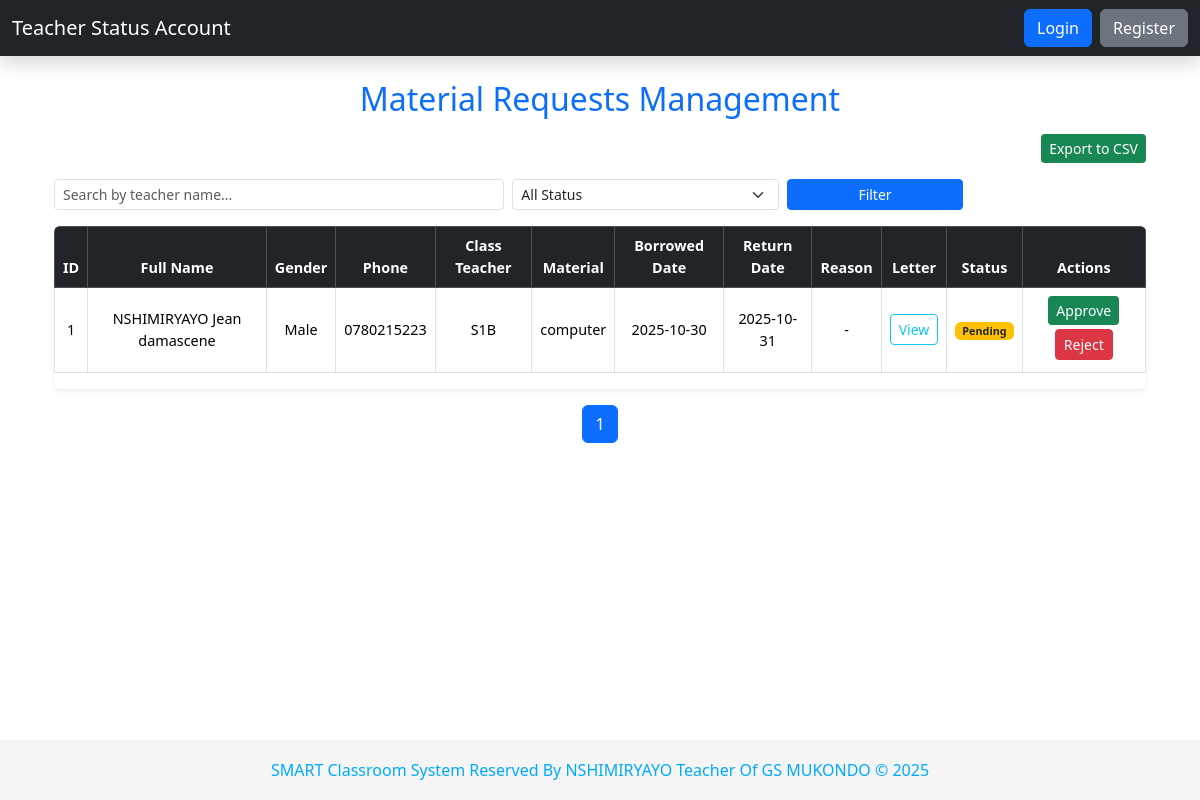
Screenshot of /admin/material_requests with the database file from the repository.
### tables this page shows
CREATE TABLE MaterialRequests (
                RequestID INTEGER PRIMARY KEY AUTOINCREMENT,
                FullName TEXT NOT NULL,
                Gender TEXT NOT NULL,
                PhoneNumber TEXT NOT NULL,
                ClassTeacher TEXT,
                MaterialName TEXT NOT NULL,
                BorrowedDate TEXT NOT NULL,
                ReturnedDate TEXT NOT NULL,
                Reason TEXT,
                LetterFile TEXT NOT NULL,
                Status TEXT DEFAULT 'Pending',
                CreatedAt TIMESTAMP DEFAULT CURRENT_TIMESTAMP
            );

### app.py (the view)
@app.route('/admin/material_requests')
def admin_material_requests():
    conn = connect_db()
    conn.row_factory = sqlite3.Row  # <-- Make rows dict-like
    cursor = conn.cursor()
    search = request.args.get('search', '').strip()
    status = request.args.get('status', '').strip()
    page = int(request.args.get('page', 1))
    per_page = 10  # Number of requests per page
    offset = (page - 1) * per_page
    query = "SELECT * FROM MaterialRequests WHERE 1=1"
    params = []
    if search:
        query += " AND FullName LIKE ?"
        params.append(f"%{search}%")
    if status:
        query += " AND Status = ?"
        params.append(status)
    total_query = f"SELECT COUNT(*) FROM ({query})"
    cursor.execute(total_query, params)
    total_records = cursor.fetchone()[0]
    total_pages = max(1, (total_records + per_page - 1) // per_page)
    query += " ORDER BY CreatedAt DESC LIMIT ? OFFSET ?"
    params.extend([per_page, offset])
    cursor.execute(query, params)
    requests = cursor.fetchall()  # Each row is now dict-like
    conn.close()
    return render_template(
        'admin_material_requests.html',
        requests=requests,
        page=page,
        total_pages=total_pages,
        search=search,
        status=status
    )

### app.py (called while the page is built)
@app.context_processor
def inject_global_vars():
    return {'now': datetime.now()}

### db_setup.py (called while the page is built)
def connect_db():
    try:
        conn = sqlite3.connect(DB_FILE)
        conn.row_factory = None
        return conn
    except sqlite3.Error as e:
        print(f"Database connection error: {e}")
        return None

### templates/admin_material_requests.html (shortened to what this page needs)
{% extends "base.html" %}
{% block content %}
<div class="container mt-4">
    <h2 class="text-center text-primary mb-3">
         Material Requests Management
    </h2>
    <div class="d-flex justify-content-end mb-3">
        <a href="{{ url_for('export_material_requests') }}" class="btn btn-success btn-sm">
             Export to CSV
        </a>
    </div>
    <form method="GET" action="{{ url_for('admin_material_requests') }}" class="row g-2 mb-3">
        <div class="col-md-5 col-sm-6">
            <input type="text" name="search" class="form-control form-control-sm"
                   placeholder="Search by teacher name..." value="{{ request.args.get('search', '') }}">
        </div>
        <div class="col-md-3 col-sm-4">
            <select name="status" class="form-select form-select-sm">
                <option value="">All Status</option>
            </select>
        </div>
        <div class="col-md-2 col-sm-6">
            <button type="submit" class="btn btn-primary btn-sm w-100">
                 Filter
            </button>
        </div>
    </form>
    {% if requests %}
    <div class="table-responsive shadow-sm rounded">
        <table class="table table-bordered table-hover align-middle text-center">
            <thead class="table-dark">
                <tr>
                    <th>ID</th>
                    <th>Full Name</th>
                    <th>Gender</th>
                    <th>Phone</th>
                    <th>Class Teacher</th>
                    <th>Material</th>
                    <th>Borrowed Date</th>
                    <th>Return Date</th>
                    <th>Reason</th>
                    <th>Letter</th>
                    <th>Status</th>
                    <th>Actions</th>
                </tr>
            </thead>
            <tbody>
                {% for req in requests %}
                <tr>
                    <td>{{ req.RequestID }}</td>
                    <td>{{ req.FullName }}</td>
                    <td>{{ req.Gender }}</td>
                    <td>{{ req.PhoneNumber }}</td>
                    <td>{{ req.ClassTeacher or '-' }}</td>
                    <td>{{ req.MaterialName }}</td>
                    <td>{{ req.BorrowedDate }}</td>
                    <td>{{ req.ReturnedDate }}</td>
                    <td>{{ req.Reason or '-' }}</td>
                    <td>
                        {% if req.LetterFile %}
                            <a href="{{ url_for('static', filename='uploads/' ~ req.LetterFile) }}"
                               class="btn btn-sm btn-outline-info" target="_blank">
                                View
                            </a>
                        {% else %}
                            <span class="text-muted">No file</span>
                        {% endif %}
                    </td>
                    <td>
                        {% if req.Status == 'Approved' %}
                            <span class="badge bg-success">Approved</span>
                        {% elif req.Status == 'Rejected' %}
                            <span class="badge bg-danger">Rejected</span>
                        {% else %}
                            <span class="badge bg-warning text-dark">Pending</span>
                        {% endif %}
                    </td>
                    <td>
                        {% if req.Status == 'Pending' %}
                            <a href="{{ url_for('approve_material', request_id=req.RequestID) }}"
                               class="btn btn-sm btn-success mb-1">
                                 Approve
                            </a>
                            <a href="{{ url_for('reject_material', request_id=req.RequestID) }}"
                               class="btn btn-sm btn-danger mb-1"
                               onclick="return confirm('Reject this material request?');">
                                 Reject
                            </a>
                        {% else %}
                            <span class="text-muted small">No action</span>
                        {% endif %}
                    </td>
                </tr>
                {% endfor %}
            </tbody>
        </table>
    </div>
    <nav aria-label="Page navigation" class="mt-3">
        <ul class="pagination justify-content-center">
            {% for p in range(1, total_pages + 1) %}
                <li class="page-item {% if p == page %}active{% endif %}">
                    <a class="page-link" href="{{ url_for('admin_material_requests', page=p, search=request.args.get('search'), status=request.args.get('status')) }}">{{ p }}</a>
                </li>
            {% endfor %}
        </ul>
    </nav>
    {% else %}
        <div class="alert alert-info text-center mt-4">
            <i class="bi bi-info-circle"></i> No material requests found.
        </div>
    {% endif %}
</div>
{% endblock %}

### templates/base.html (style rules this page uses)
body { padding-bottom: 70px; }

### templates/admin_material_requests.html (style rules this page uses)
table { font-size: 0.9rem; }
.table-responsive { border-radius: 10px; overflow-x: auto; }
.btn-success { background-color: #198754; border: none; }

### rows the page displays
MaterialRequests: RequestID "1", FullName "NSHIMIRYAYO Jean damascene", Gender "Male", PhoneNumber "0780215223", ClassTeacher "S1B", MaterialName "computer", BorrowedDate "2025-10-30", ReturnedDate "2025-10-31", Reason "-", Status "Pending"

### other values shown
{{ p }} "1"
